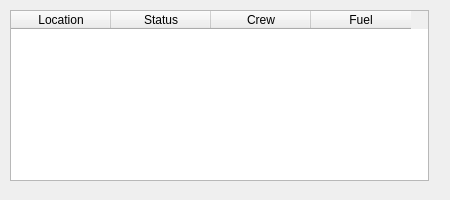
<?xml version="1.0" encoding="UTF-8"?>
<ui version="4.0">
 <class>ShipList</class>
 <widget class="QWidget" name="ShipList">
  <property name="geometry">
   <rect>
    <x>0</x>
    <y>0</y>
    <width>450</width>
    <height>200</height>
   </rect>
  </property>
  <property name="sizePolicy">
   <sizepolicy hsizetype="MinimumExpanding" vsizetype="MinimumExpanding">
    <horstretch>0</horstretch>
    <verstretch>0</verstretch>
   </sizepolicy>
  </property>
  <property name="minimumSize">
   <size>
    <width>400</width>
    <height>0</height>
   </size>
  </property>
  <property name="windowTitle">
   <string>Form</string>
  </property>
  <widget class="QWidget" name="horizontalLayoutWidget">
   <property name="geometry">
    <rect>
     <x>10</x>
     <y>10</y>
     <width>419</width>
     <height>171</height>
    </rect>
   </property>
   <property name="sizePolicy">
    <sizepolicy hsizetype="Preferred" vsizetype="Fixed">
     <horstretch>0</horstretch>
     <verstretch>0</verstretch>
    </sizepolicy>
   </property>
   <layout class="QVBoxLayout" name="verticalLayout">
    <item>
     <widget class="QTableWidget" name="tableWidget">
      <property name="sizePolicy">
       <sizepolicy hsizetype="Expanding" vsizetype="Expanding">
        <horstretch>1</horstretch>
        <verstretch>0</verstretch>
       </sizepolicy>
      </property>
      <property name="minimumSize">
       <size>
        <width>0</width>
        <height>0</height>
       </size>
      </property>
      <property name="sizeAdjustPolicy">
       <enum>QAbstractScrollArea::AdjustToContents</enum>
      </property>
      <column>
       <property name="text">
        <string>Location</string>
       </property>
      </column>
      <column>
       <property name="text">
        <string>Status</string>
       </property>
      </column>
      <column>
       <property name="text">
        <string>Crew</string>
       </property>
      </column>
      <column>
       <property name="text">
        <string>Fuel</string>
       </property>
      </column>
     </widget>
    </item>
   </layout>
  </widget>
 </widget>
 <resources/>
 <connections/>
</ui>
